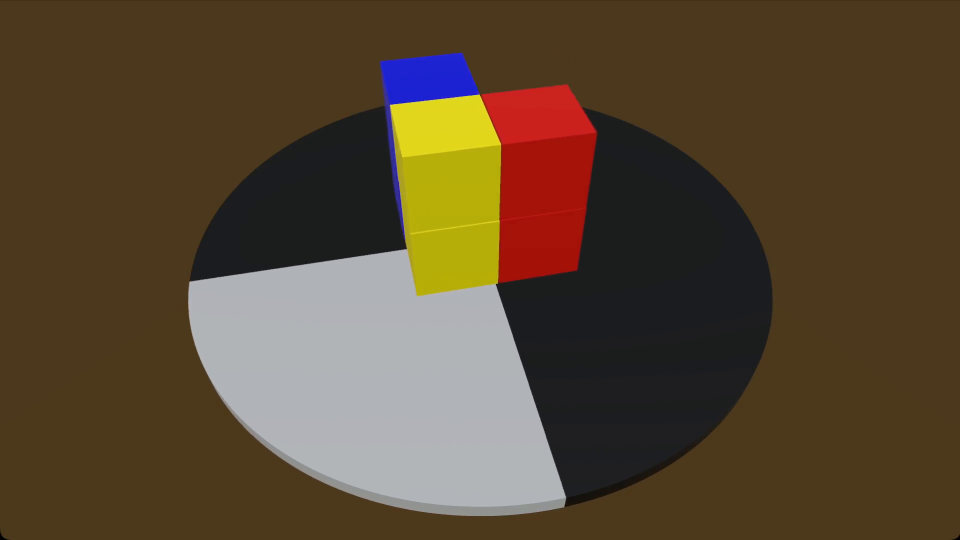
#> input picture frame 181 of to be sorted/interface/pren_cube_02.mp4, 1920 x 1080 px, given in place of cube_grgr-b-r.mp4, which was not available (shown at 1/2 size)
$ python quadrant.py
#> lines starting #> are read from the running program, lines starting #| are printed output that depends on the picture; after the words box and inside, x2 and y2 are one past the last pixel; in counts of white or black regions, pixels touching at a corner belong together; pictures that were not available may be replaced by others from this repository, and a replacement may not be noted
import cv2
import numpy as np


def is_line_through_center(x1, y1, x2, y2, centerX, centerY, marginX, marginY):
    if x2 - x1 == 0:  # Um Division durch Null zu vermeiden
        return lowerBoundX <= x1 <= upperBoundX
    slope = (y2 - y1) / (x2 - x1)
    intercept = y1 - slope * x1  # y = mx + c => c = y - mx
    y_at_centerX = slope * centerX + intercept
    x_at_centerY = (centerY - intercept) / slope
    return (lowerBoundY <= y_at_centerX <= upperBoundY) and (
        lowerBoundX <= x_at_centerY <= upperBoundX
    )


cap = cv2.VideoCapture("/home/pi/TestData/cube_grgr-b-r.mp4")

while cap.isOpened():
    ret, frame = cap.read()
#> frame is the input picture: shape (1080, 1920, 3); mean B, G, R 50, 71.2, 87.8
    if not ret:
        break

    height, width = frame.shape[:2]
#> height = 1080; width = 1920
    centerX, centerY = width // 2, height // 2
#> centerX = 960; centerY = 540

    marginX, marginY = width * 0.1, height * 0.1
#> marginX = 192; marginY = 108
    lowerBoundX, upperBoundX = centerX - marginX, centerX + marginX
#> lowerBoundX = 768; upperBoundX = 1152
    lowerBoundY, upperBoundY = centerY - marginY, centerY + marginY
#> lowerBoundY = 432; upperBoundY = 648

    gray = cv2.cvtColor(frame, cv2.COLOR_BGR2GRAY)
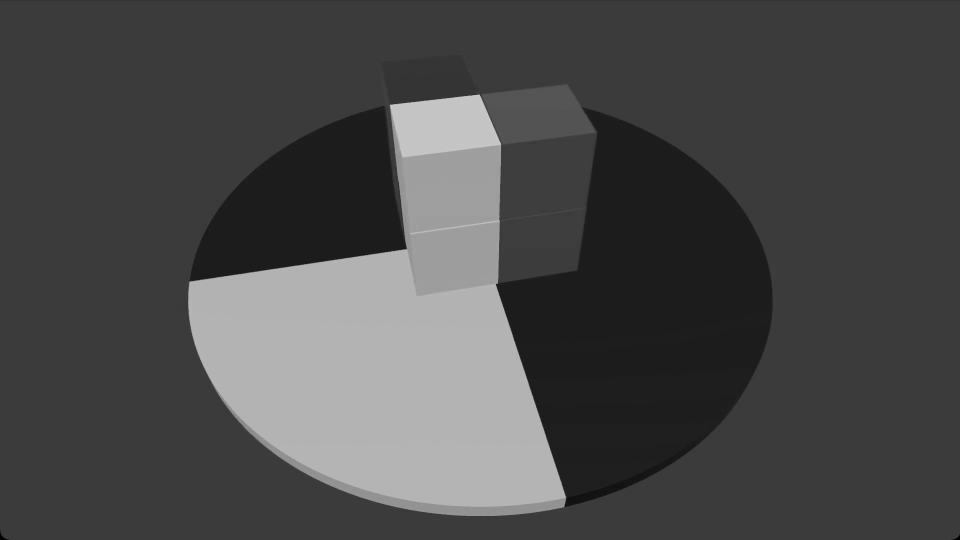
#> gray: shape (1080, 1920) (shown at 1/2 size); min 0, max 212, mean 73.9
    edges = cv2.Canny(gray, 50, 150)
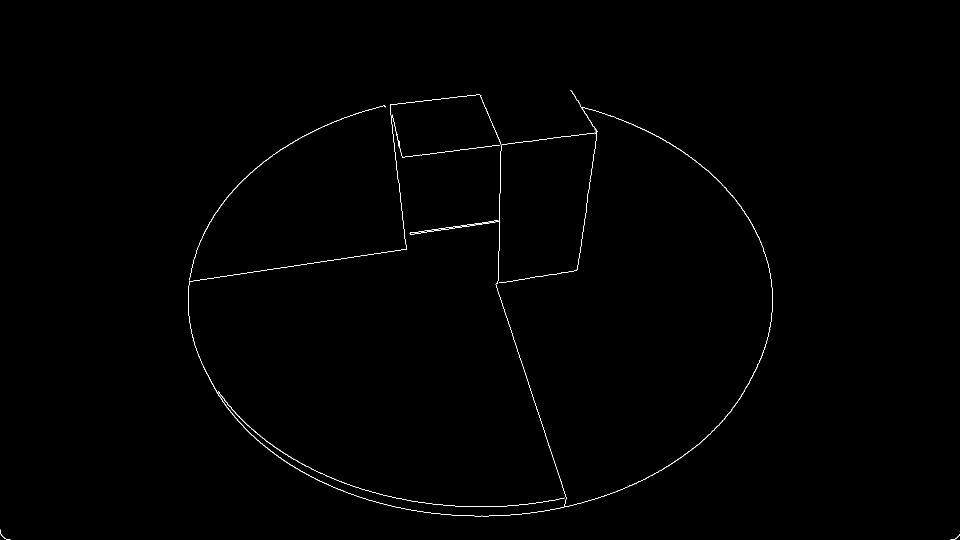
#> edges: shape (1080, 1920) (shown at 1/2 size); 0.36% white in thin lines or dots, all inside (x1, y1, x2, y2) = (0, 180, 1920, 1080)

    lines = cv2.HoughLinesP(
        edges, 1, np.pi / 180, 100, minLineLength=100, maxLineGap=10
    )
#> lines = [[997, 585, 1087, 859], [920, 299, 1193, 265], [1157, 523, 1194, 262], [820, 466, 994, 441], [804, 314, 1021, 287], [1067, 797, 1132, 997], [785, 267, 809, 469], [513, 543, 708, 513], [393, 561, 588, 531], [763, 212, 935, 191], [809, 470, 990, 444], [640, 524, 813, 497]]

    if lines is not None:
        for line in lines:
            x1, y1, x2, y2 = line[0]
            if is_line_through_center(
                x1, y1, x2, y2, centerX, centerY, marginX, marginY
            ):
                cv2.line(frame, (x1, y1), (x2, y2), (0, 0, 255), 2)
#> this loop made 12 passes
#> (x1, y1, x2, y2, slope in is_line_through_center, intercept in is_line_through_center, y_at_centerX in is_line_through_center, x_at_centerY in is_line_through_center) on passes 1 to 12: (997, 585, 1087, 859, 3.04, -2450.3, 472.4, 982.2), (920, 299, 1193, 265, -0.125, 413.6, 294, -1015.1), (1157, 523, 1194, 262, -7.05, 8684.5, 1912.6, 1154.6), (820, 466, 994, 441, -0.144, 583.8, 445.9, 305), (804, 314, 1021, 287, -0.124, 414, 294.6, -1012.4), (1067, 797, 1132, 997, 3.08, -2486.1, 467.8, 983.5), (785, 267, 809, 469, 8.42, -6340.1, 1739.9, 817.4), (513, 543, 708, 513, -0.154, 621.9, 474.2, 532.5), (393, 561, 588, 531, -0.154, 621.5, 473.8, 529.5), (763, 212, 935, 191, -0.122, 305.2, 187.9, -1923.5), (809, 470, 990, 444, -0.144, 586.2, 448.3, 321.7), (640, 524, 813, 497, -0.156, 623.9, 474.1, 537.5)
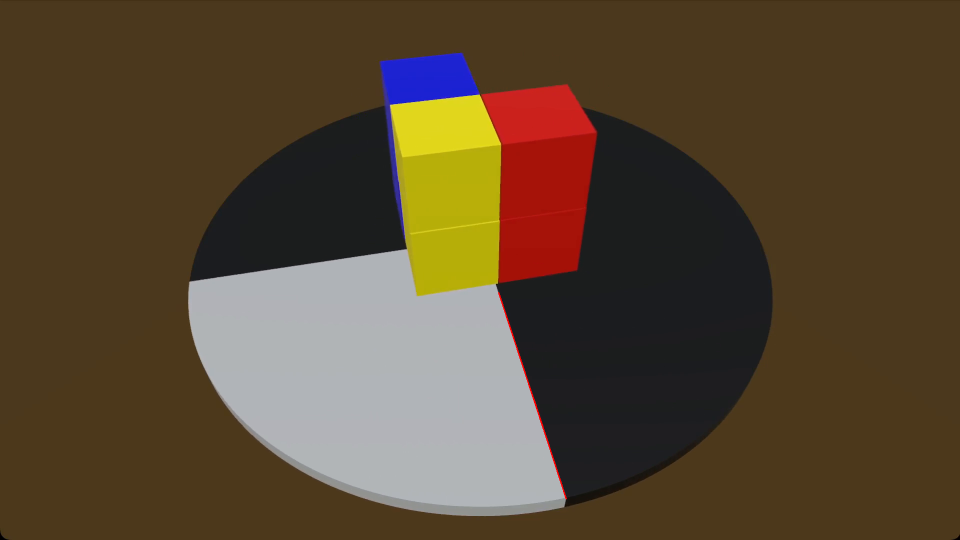
#> frame: shape (1080, 1920, 3) (shown at 1/2 size); 0.06% of pixels changed, all inside (x1, y1, x2, y2) = (996, 584, 1134, 999)

    cv2.imshow("frame", frame)

    if cv2.waitKey(1) == ord("q"):
#> (key q is pressed here)
        break

cap.release()
cv2.destroyAllWindows()

$ run again, starting later in the video
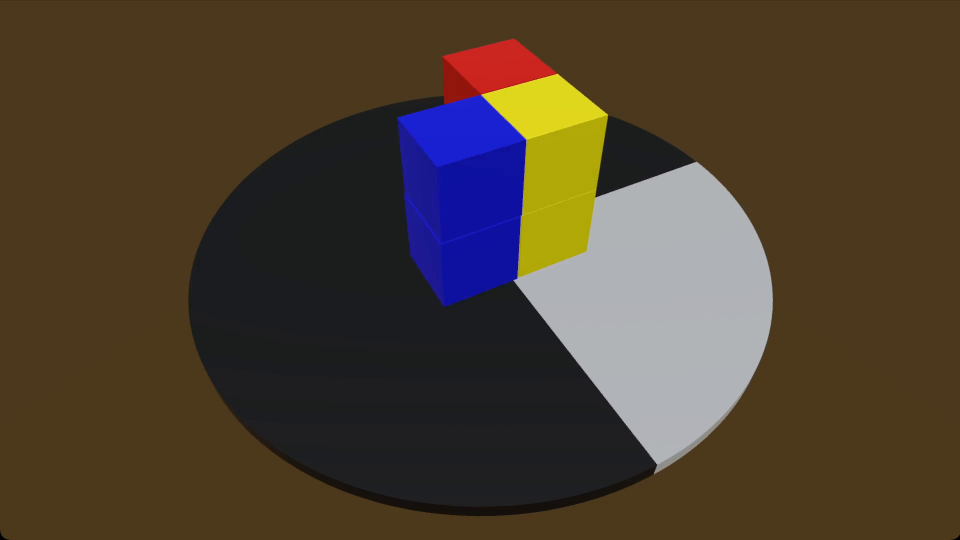
#> input picture frame 818 of to be sorted/interface/pren_cube_02.mp4, 1920 x 1080 px, given in place of cube_grgr-b-r.mp4, which was not available (shown at 1/2 size)
#> frame is the input picture: shape (1080, 1920, 3); mean B, G, R 48.1, 63.2, 76.1
#> `edges = cv2.Canny(gray, 50, 150)`:
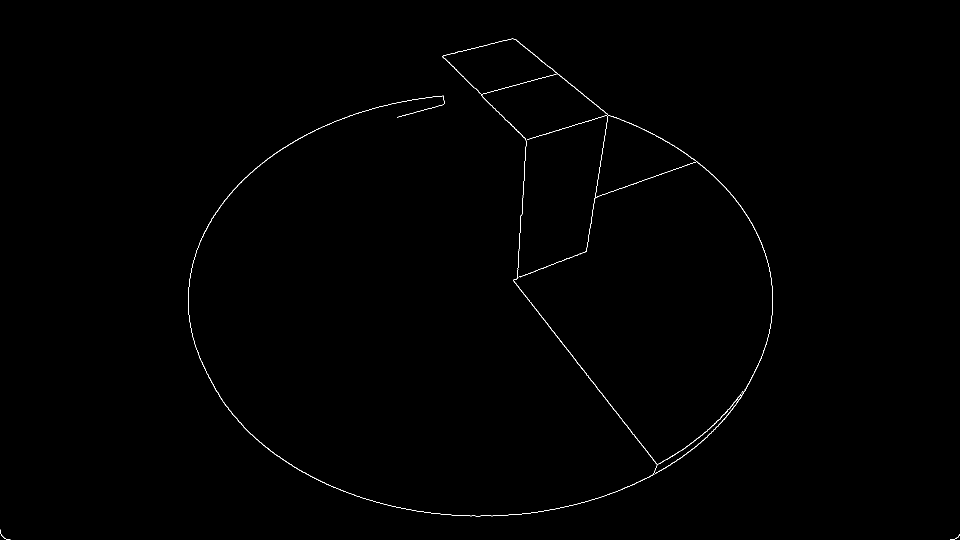
#> edges: shape (1080, 1920) (shown at 1/2 size); 0.32% white in thin lines or dots
#> lines = [[1027, 562, 1322, 940], [1029, 78, 1218, 231], [1172, 503, 1216, 231], [1044, 415, 1052, 288], [963, 188, 1112, 148], [1051, 280, 1212, 231], [1034, 555, 1172, 502], [1030, 78, 1219, 231], [1196, 392, 1394, 323], [1027, 561, 1314, 928]]
#> the loop `for line in lines:` made 10 passes
#> (x1, y1, x2, y2, slope in is_line_through_center, intercept in is_line_through_center, y_at_centerX in is_line_through_center, x_at_centerY in is_line_through_center) on passes 1 to 8: (1027, 562, 1322, 940, 1.28, -754, 476.1, 1009.8), (1029, 78, 1218, 231, 0.81, -755, 22.14, 1599.7), (1172, 503, 1216, 231, -6.18, 7748.1, 1813.5, 1166), (1044, 415, 1052, 288, -15.88, 16988.5, 1748.5, 1036.1), (963, 188, 1112, 148, -0.268, 446.5, 188.8, -348.2), (1051, 280, 1212, 231, -0.304, 599.9, 307.7, 196.7), (1034, 555, 1172, 502, -0.384, 952.1, 583.4, 1073.1), (1030, 78, 1219, 231, 0.81, -755.8, 21.33, 1600.7)
#> after the loop `for line in lines:`:
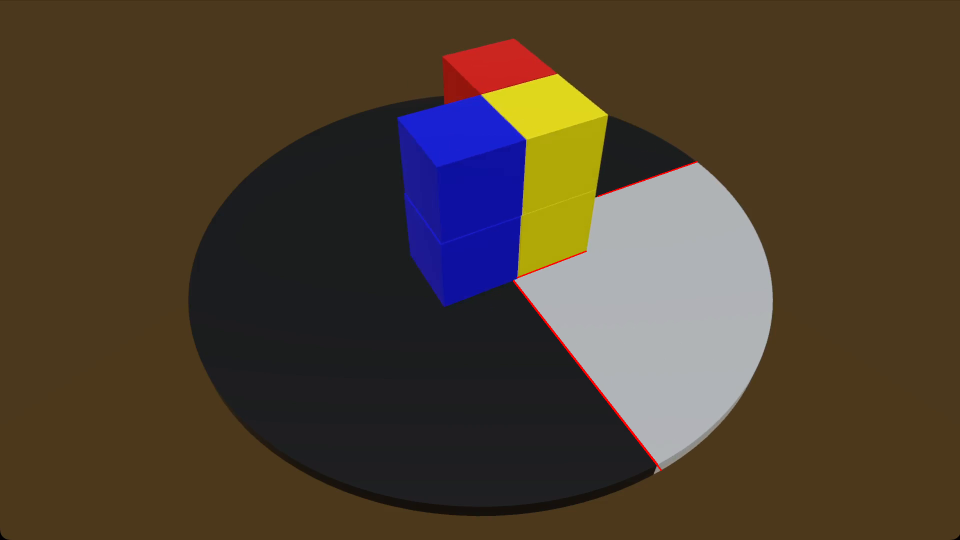
#> frame: shape (1080, 1920, 3) (shown at 1/2 size); 0.14% of pixels changed, all inside (x1, y1, x2, y2) = (1026, 322, 1396, 942)

$ run again, starting later in the video
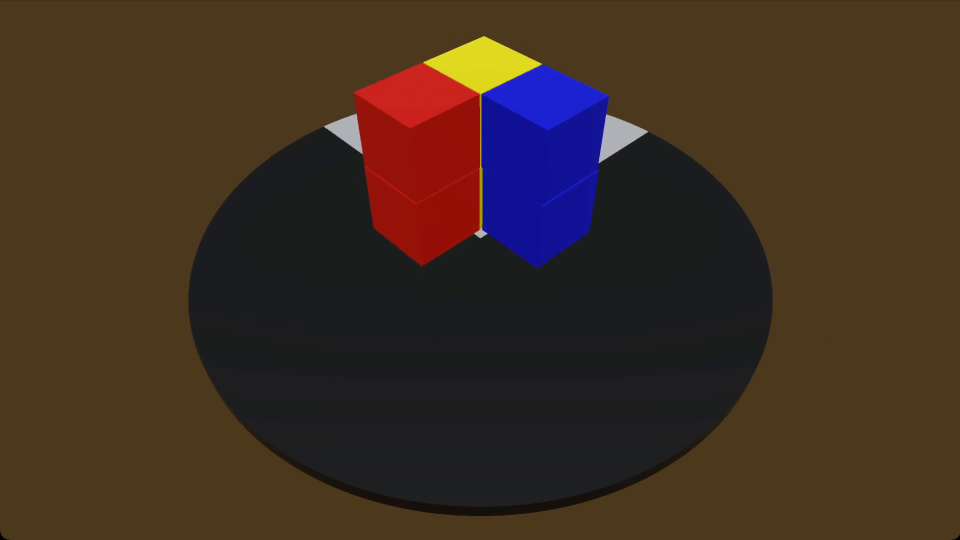
#> input picture frame 1454 of to be sorted/interface/pren_cube_02.mp4, 1920 x 1080 px, given in place of cube_grgr-b-r.mp4, which was not available (shown at 1/2 size)
#> frame is the input picture: shape (1080, 1920, 3); mean B, G, R 34.1, 46.6, 63.4
#> `edges = cv2.Canny(gray, 50, 150)`:
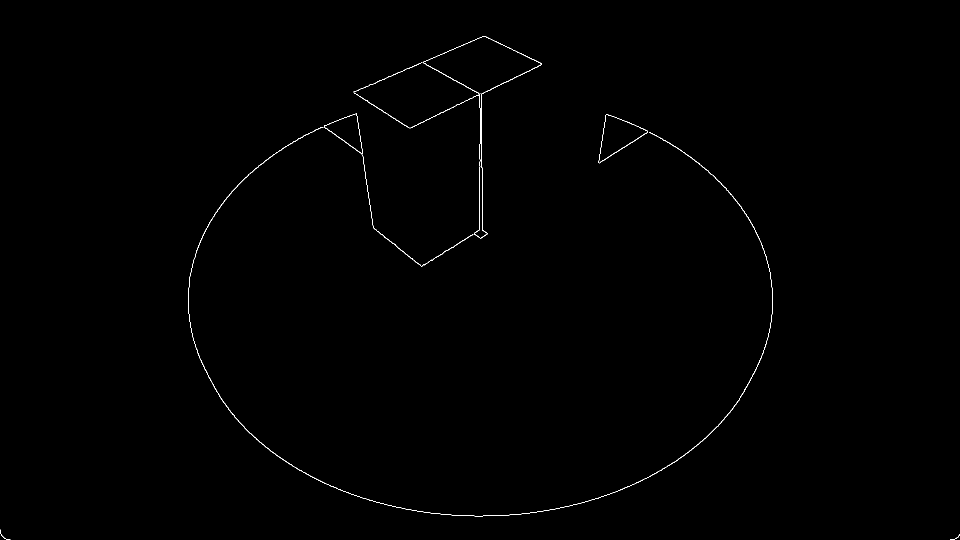
#> edges: shape (1080, 1920) (shown at 1/2 size); 0.29% white in thin lines or dots
#> lines = [[959, 459, 959, 288], [820, 256, 1083, 128], [713, 227, 741, 422], [707, 183, 969, 72], [962, 333, 962, 191], [842, 533, 964, 457], [847, 125, 963, 189], [714, 188, 819, 256], [965, 441, 965, 336]]
#> the loop `for line in lines:` made 9 passes
#> (x1, y1, x2, y2, slope in is_line_through_center, intercept in is_line_through_center, y_at_centerX in is_line_through_center, x_at_centerY in is_line_through_center) on passes 2, 3, 4, 6, 7, 8: (820, 256, 1083, 128, -0.487, 655.1, 187.9, 236.5), (713, 227, 741, 422, 6.96, -4738.5, 1947.2, 757.9), (707, 183, 969, 72, -0.424, 482.5, 75.81, -135.6), (842, 533, 964, 457, -0.623, 1057.5, 459.5, 830.8), (847, 125, 963, 189, 0.552, -342.3, 187.3, 1599.2), (714, 188, 819, 256, 0.648, -274.4, 347.3, 1257.5)
#> after the loop `for line in lines:`:
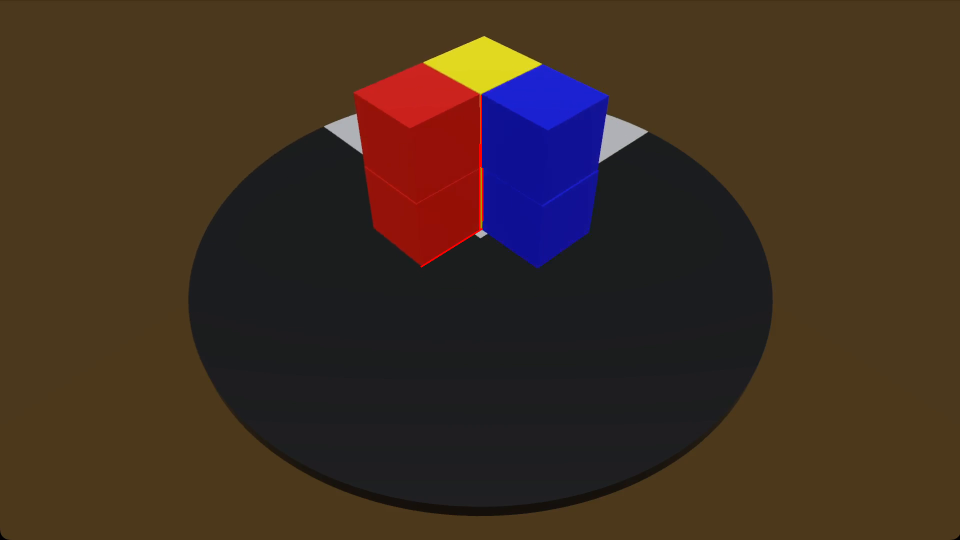
#> frame: shape (1080, 1920, 3) (shown at 1/2 size); 0.08% of pixels changed, all inside (x1, y1, x2, y2) = (841, 190, 967, 535)
